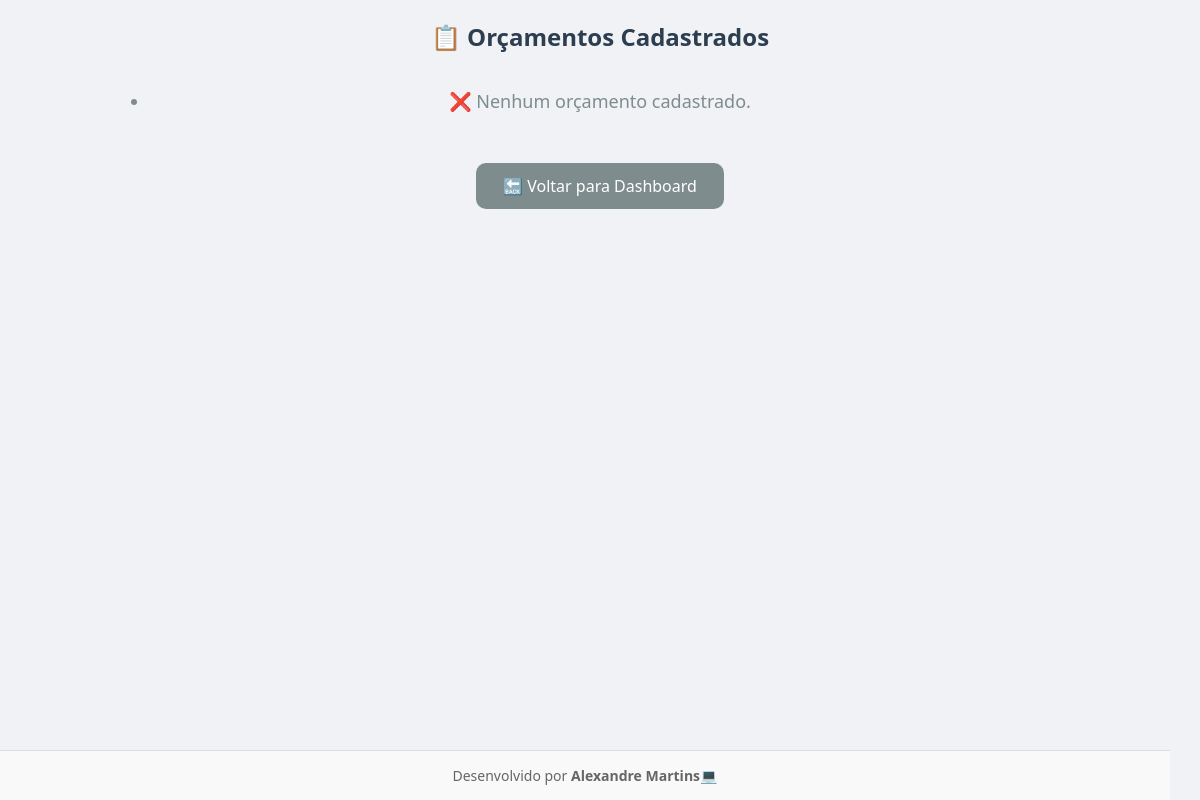
Before: /orcamentos/ with the older database file.
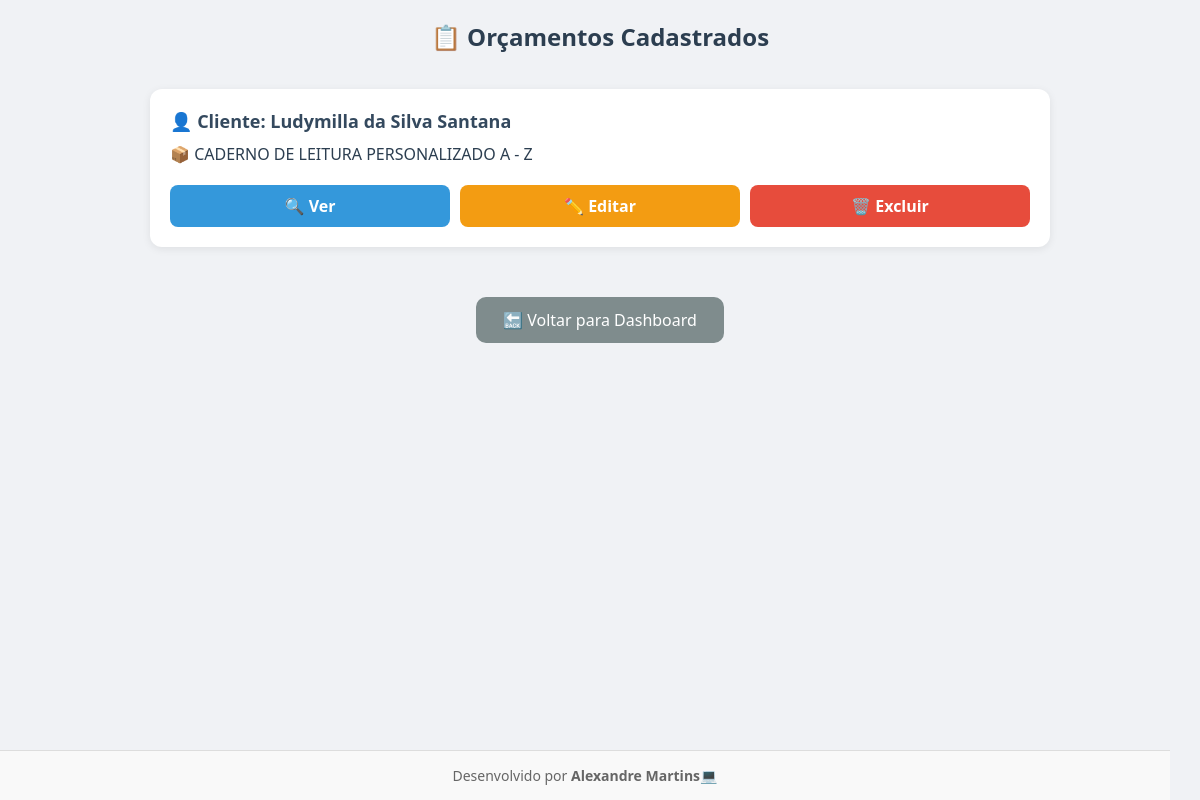
After: the same page with the newer database file.
### core/models.py (models this page shows, shortened)
class Orcamento(models.Model):
    nome = models.CharField("Nome do orçamento", max_length=200)
    cliente = models.ForeignKey("Cliente", on_delete=models.CASCADE)
    empresa = models.ForeignKey("Empresa", on_delete=models.CASCADE)
    quantidade = models.PositiveIntegerField("Quantidade")
    tempo_por_unidade = models.PositiveIntegerField("Tempo por unidade (minutos)")
    margem_lucro = models.DecimalField("Margem de lucro (%)", max_digits=5, decimal_places=2, null=True, blank=True)
    folhas_pb = models.PositiveIntegerField("Folhas PB", default=0)
    folhas_coloridas = models.PositiveIntegerField("Folhas coloridas", default=0)
    data_criacao = models.DateTimeField("Data de criação", auto_now_add=True)

class Cliente(models.Model):
    nome = models.CharField("Nome", max_length=150)
    cpf_cnpj = models.CharField("CPF ou CNPJ", max_length=18, unique=True)
    telefone = models.CharField("Telefone", max_length=20, blank=True)
    email = models.EmailField("Email", blank=True)
    endereco = models.TextField("Endereço", blank=True)

### core/views.py (the view)
# urls.py: path('orcamentos/', views.lista_orcamentos, name='lista_orcamentos'),
def lista_orcamentos(request):
    orcamentos = Orcamento.objects.all()
    return render(request, 'core/lista_orcamentos.html', {'orcamentos': orcamentos})

### core/templates/core/lista_orcamentos.html (shortened to what this page needs)
{% load static %}
<!DOCTYPE html>
<html lang="pt-br">
<head>
</head>
<body>
    <h1>📋 Orçamentos Cadastrados</h1>
    <ul class="orcamento-lista">
        {% for orcamento in orcamentos %}
            <li class="orcamento-item">
                <div class="orcamento-cliente">👤 Cliente: {{ orcamento.cliente.nome }}</div>
                <div class="orcamento-nome">📦 {{ orcamento.nome }}</div>
                <div class="btn-group">
                    <a class="ver-btn" href="{% url 'resultado_orcamento' orcamento.pk %}">🔍 Ver</a>
                    <a class="editar-btn" href="{% url 'editar_orcamento' orcamento.pk %}">✏️ Editar</a>
                    <a class="excluir-btn" href="{% url 'excluir_orcamento' orcamento.pk %}" onclick="return confirm('Tem certeza que deseja excluir este orçamento?');">🗑️ Excluir</a>
                </div>
            </li>
        {% empty %}
            <li class="empty">❌ Nenhum orçamento cadastrado.</li>
        {% endfor %}
    </ul>
    <a class="voltar-dashboard" href="{% url 'dashboard' %}">🔙 Voltar para Dashboard</a>
<footer style="
  text-align: center;
  padding: 15px;
  font-size: 14px;
  color: #666;
  background-color: #f9f9f9;
  border-top: 1px solid #ddd;
  position: fixed;
  bottom: 0;
  width: 95%;
  z-index: 1000;
">
  Desenvolvido por <strong>Alexandre Martins</strong>💻
</footer>
</body>
</html>

Changed rows visible on the page:
added Orcamento: cliente.nome "Ludymilla da Silva Santana", nome "CADERNO DE LEITURA PERSONALIZADO A - Z"
Other visible differences:
text no longer shown: "❌ Nenhum orçamento cadastrado."
